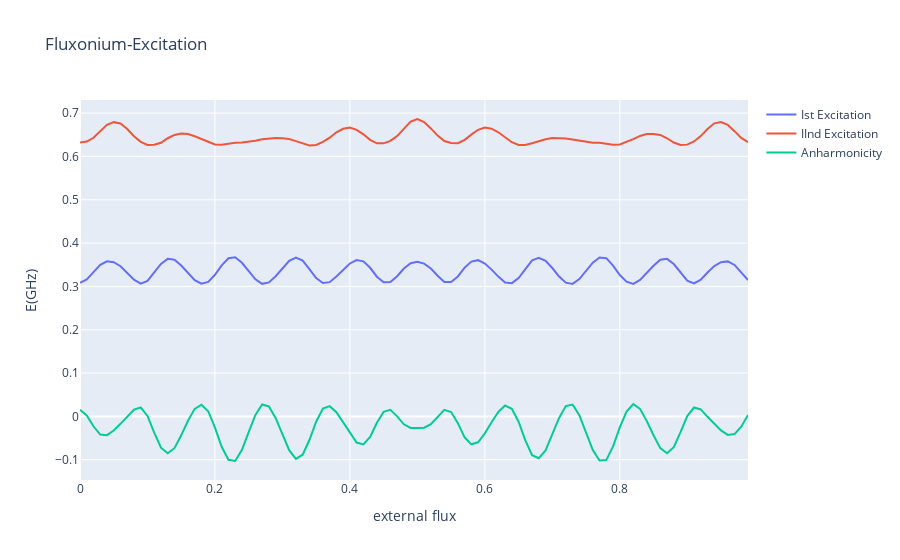

Notebook source saved alongside this figure:
### Code cell
plotCompare(arange(0,1,.01),{'Ist Excitation':EI,'IInd Excitation':EII,'Anharmonicity':EII-EI-EI},
            'Fluxonium-Excitation','external flux','E(GHz)')
